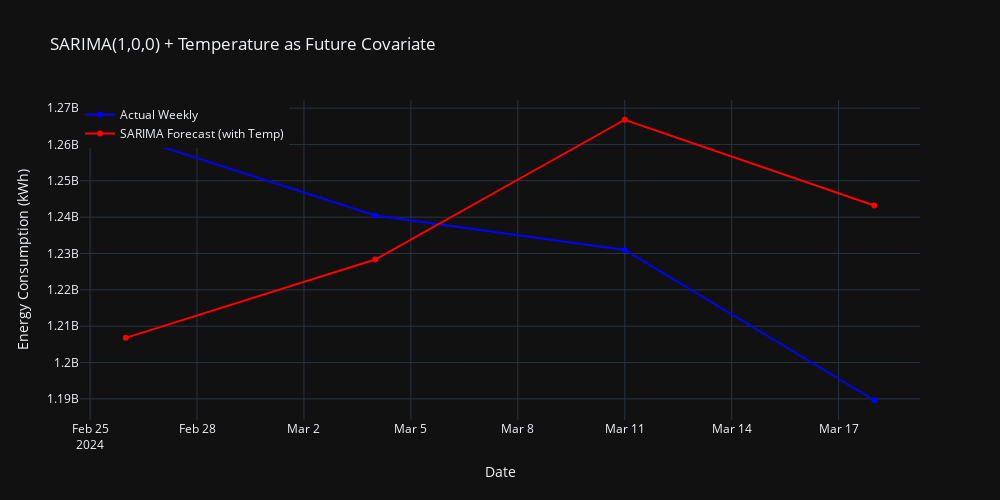

The code cell stored with this chart in its notebook:
### Code cell
import pandas as pd
from darts import TimeSeries
from darts.models import ARIMA
from darts.metrics import mape
import plotly.graph_objects as go
import plotly.io as pio
import warnings
# Step 1: Clean alignment between energy and temperature series
weekly_temp_anomaly = weekly_temp_anomaly.dropna()
temperature_series = weekly_temp_anomaly

min_len = min(len(time_index), len(energy_consumption_data), len(temperature_series))
time_index = time_index[:min_len]
energy_consumption_data = energy_consumption_data[:min_len]
temperature_series = temperature_series[:min_len]

# Step 2: Create TimeSeries objects
series = TimeSeries.from_times_and_values(
    pd.DatetimeIndex(time_index),
    energy_consumption_data,
    fill_missing_dates=True,
)

temperature_series.index = pd.DatetimeIndex(temperature_series.index)
temp_cov = TimeSeries.from_series(temperature_series)

# Step 3: Align series
series = series.slice_intersect(temp_cov)
temp_cov = temp_cov.slice_intersect(series)

# Step 4: Model training and forecasting
warnings.filterwarnings("ignore")
model = ARIMA(1, 0, 0, seasonal_order=(1, 0, 0, 52))
horizon = 8

forecast = model.historical_forecasts(
    series=series,
    future_covariates=temp_cov,
    start=len(series) - 52,
    forecast_horizon=horizon,
    stride=1,
    retrain=True,
    train_length=104,
    last_points_only=True
)

# Step 5: Plotting
actual = series.slice(forecast.start_time(), forecast.end_time())
actual_df = actual.pd_series().to_frame(name="Actual")
forecast_df = forecast.pd_series().to_frame(name="Forecast")

fig = go.Figure()
fig.add_trace(go.Scatter(x=actual_df.index, y=actual_df["Actual"],
                         mode='lines+markers', name='Actual Weekly',
                         line=dict(color='blue')))
fig.add_trace(go.Scatter(x=forecast_df.index, y=forecast_df["Forecast"],
                         mode='lines+markers', name='SARIMA Forecast (with Temp)',
                         line=dict(color='red')))

fig.update_layout(
    title="SARIMA(1,0,0) + Temperature as Future Covariate",
    xaxis_title="Date",
    yaxis_title="Energy Consumption (kWh)",
    legend=dict(x=0, y=1),
    template="plotly_dark",
    width=1000,
    height=500
)
fig.show()

# Save JSON
pio.write_json(
    fig,
    "/Users/omarabdesslem/Documents/Projects/Thesis-Website/public/SARIMAX/SARIMAX_data.json",
    pretty=True
)

# Save MAPE
if len(actual) == len(forecast):
    mape_score = mape(actual, forecast)
    print(f"✅ MAPE (Weekly, 8-week Horizon): {mape_score:.2f}%")
    with open("/Users/omarabdesslem/Documents/Projects/Thesis-Website/public/SARIMAX/sarimax_mape.txt", "w") as f:
        f.write(f"{mape_score:.2f}")
else:
    print("⚠️ Forecast and actual series do not match in length.")

### Figure 1 — Plotly figure (JSON) as saved in the notebook; plotly's stock layout.template omitted (floating-point values rounded to 4 significant figures)
{"data": [{"line": {"color": "blue"}, "mode": "lines+markers", "name": "Actual Weekly", "type": "scatter", "x": ["2024-02-26T00:00:00", "2024-03-04T00:00:00", "2024-03-11T00:00:00", "2024-03-18T00:00:00"], "y": [1263000000.0, 1240000000.0, 1231000000.0, 1190000000.0]}, {"line": {"color": "red"}, "mode": "lines+markers", "name": "SARIMA Forecast (with Temp)", "type": "scatter", "x": ["2024-02-26T00:00:00", "2024-03-04T00:00:00", "2024-03-11T00:00:00", "2024-03-18T00:00:00"], "y": [1207000000.0, 1228000000.0, 1267000000.0, 1243000000.0]}], "layout": {"height": 500, "legend": {"x": 0, "y": 1}, "title": {"text": "SARIMA(1,0,0) + Temperature as Future Covariate"}, "width": 1000, "xaxis": {"title": {"text": "Date"}}, "yaxis": {"title": {"text": "Energy Consumption (kWh)"}}}}
